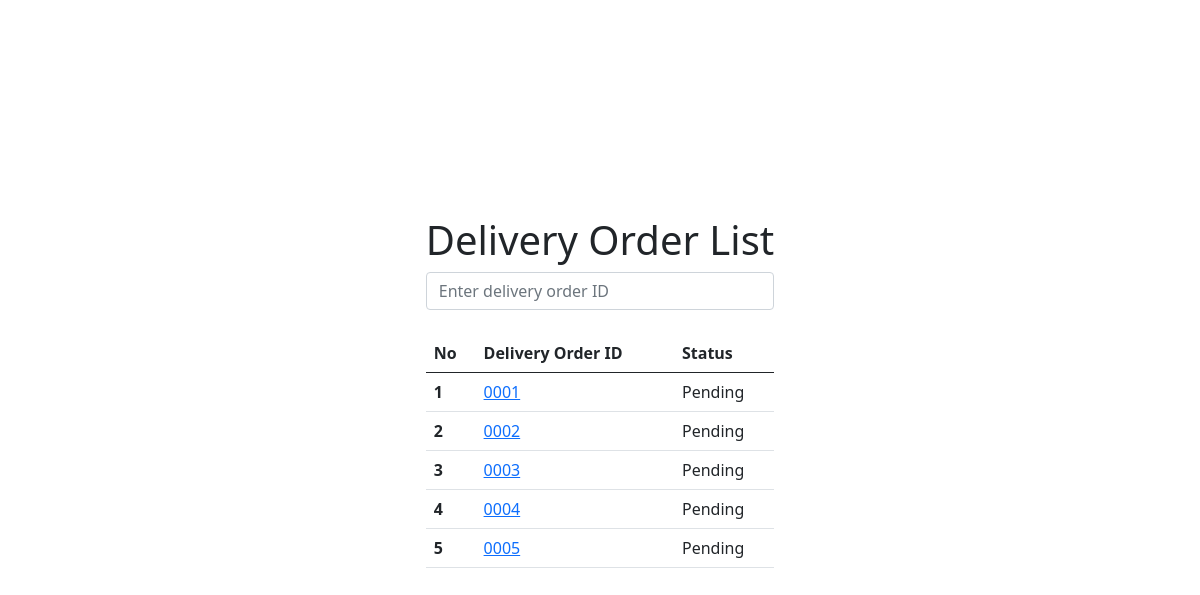
Screenshot of /deliveryorder/ with the database file from the repository.
### deliveryorder/models.py (models this page shows, shortened)
class DeliveryOrderForm(models.Model):
    deliveryOrderID = models.AutoField(unique=True,primary_key=True)
    vendorName = models.CharField(max_length=30)
    vendorAddress = models.CharField(max_length=200)
    recipientName = models.CharField(max_length=30)
    recipientPhone = PhoneNumberField(blank=False)
    recipientAddress = models.CharField(max_length=200)
    deliveryOrderStatus = models.IntegerField(default=Status.pending,choices=Status.choices)
    deliveryOrderDate = models.DateTimeField(default=timezone.now)
    def id(self):
        string = str("{:04d}".format(self.deliveryOrderID))
        return string
    def status(self):
        status = self.deliveryOrderStatus
        if status == 3:
            status = "Approved"
        elif status == 2:
            status = "Disapproved"
        else:
            status = "Pending"
        return status

### deliveryorder/views.py (the view)
# urls.py: path('',views.index,name='index'),
def index(request):
    deliveryOrderList = get_list_or_404(DeliveryOrderForm.objects.filter())
    context = {
    'deliveryOrderList' : deliveryOrderList
    }
    return render(request,'deliveryorder/index.html',context)

### deliveryorder/templates/deliveryorder/index.html (shortened to what this page needs)
<html>
<head>
<link href="https://cdn.jsdelivr.net/npm/bootstrap@5.0.2/dist/css/bootstrap.min.css" rel="stylesheet">
<link href="https://cdn.jsdelivr.net/npm/bootstrap@5.0.2/dist/css/bootstrap.min.css" rel="stylesheet">
{%load static%}
</head>
<body>
  <h1>Delivery Order List</h1>
  <div class="form-outline mb-4">
    <input type="number" class="form-control" id="deliveryorder-search-input" onkeyup = "test()" placeholder="Enter delivery order ID" />
  </div>
  {% if deliveryOrderList %}
<div>
  <table id = "deliveryorderTable" class="table">
    <thead>
      <tr>
        <th scope="col">No</th>
        <th scope="col">Delivery Order ID</th>
        <th scope="col">Status</th>
      </tr>
    </thead>
    <tbody>
    {% for deliveryOrder in deliveryOrderList %}
      <tr>
        <th scope="row">{{forloop.counter}}</th>
        <td><a href="/deliveryorder/{{deliveryOrder.deliveryOrderID}}/"> {{deliveryOrder.id}}</td>
        <td>{{deliveryOrder.status}}</td>
      </tr>
    {% endfor %}
    </tbody>
  </table>
</div>
  {% else %}
  <p>Delivery order forms are unavailable</p>
  {% endif %}
</body>
</html>

### deliveryorder/templates/deliveryorder/index.html (style rules this page uses)
html, body { height: 100%; }
html { display: table; margin: auto; }
body { display: table-cell; vertical-align: middle; }

### rows the page displays
DeliveryOrderForm: id "0001", status "Pending"
DeliveryOrderForm: id "0002", status "Pending"
DeliveryOrderForm: id "0003", status "Pending"
DeliveryOrderForm: id "0004", status "Pending"
DeliveryOrderForm: id "0005", status "Pending"
